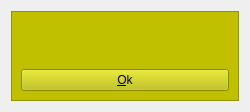
<?xml version="1.0" encoding="UTF-8"?>
<ui version="4.0">
 <class>FadeMessage</class>
 <widget class="QWidget" name="FadeMessage">
  <property name="geometry">
   <rect>
    <x>0</x>
    <y>0</y>
    <width>250</width>
    <height>112</height>
   </rect>
  </property>
  <property name="minimumSize">
   <size>
    <width>250</width>
    <height>0</height>
   </size>
  </property>
  <property name="maximumSize">
   <size>
    <width>250</width>
    <height>16777215</height>
   </size>
  </property>
  <property name="windowTitle">
   <string>Form</string>
  </property>
  <layout class="QVBoxLayout" name="verticalLayout_2">
   <item>
    <widget class="QFrame" name="frame">
     <property name="styleSheet">
      <string notr="true">background-color: rgb(192, 192, 0);</string>
     </property>
     <property name="frameShape">
      <enum>QFrame::StyledPanel</enum>
     </property>
     <property name="frameShadow">
      <enum>QFrame::Raised</enum>
     </property>
     <layout class="QVBoxLayout" name="verticalLayout">
      <item>
       <widget class="QLabel" name="lblMessage">
        <property name="text">
         <string/>
        </property>
        <property name="wordWrap">
         <bool>true</bool>
        </property>
       </widget>
      </item>
      <item>
       <widget class="QPushButton" name="pbOk">
        <property name="text">
         <string>&amp;Ok</string>
        </property>
        <property name="icon">
         <iconset resource="../resources/resources.qrc">
          <normaloff>:/aplicacion/images/ok.png</normaloff>:/aplicacion/images/ok.png</iconset>
        </property>
       </widget>
      </item>
     </layout>
    </widget>
   </item>
  </layout>
 </widget>
 <resources>
  <include location="../resources/resources.qrc"/>
  <include location="../resources/resources.qrc"/>
 </resources>
 <connections/>
</ui>
